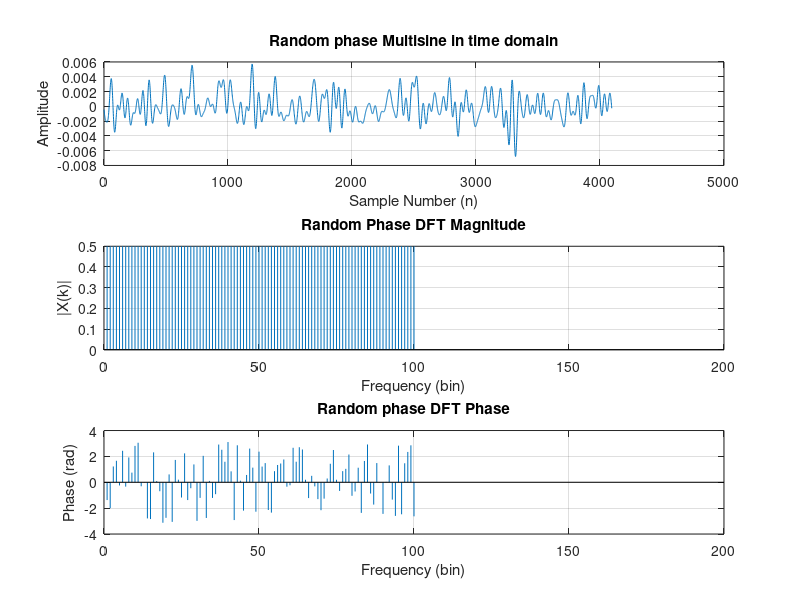
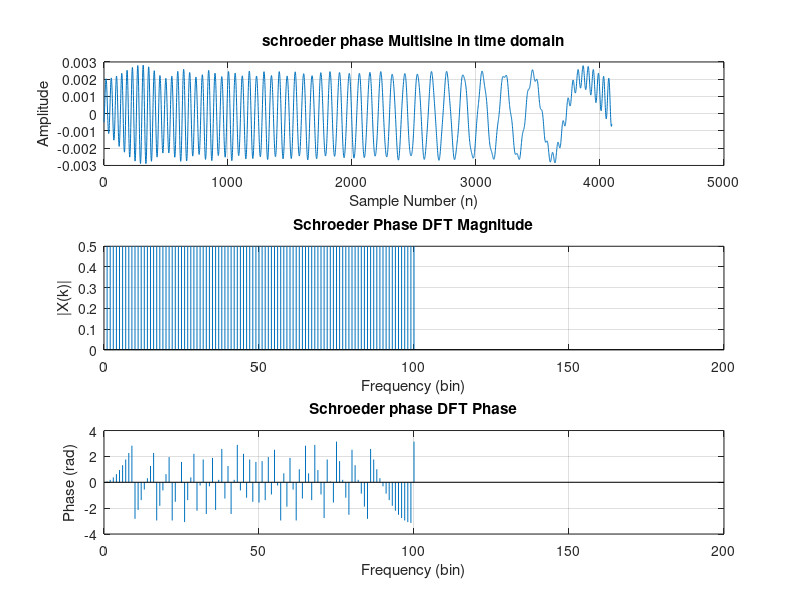
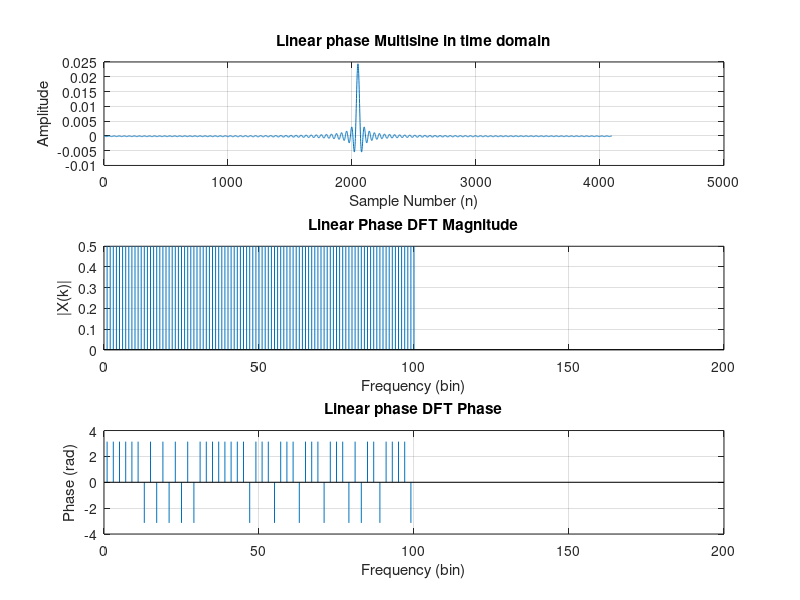
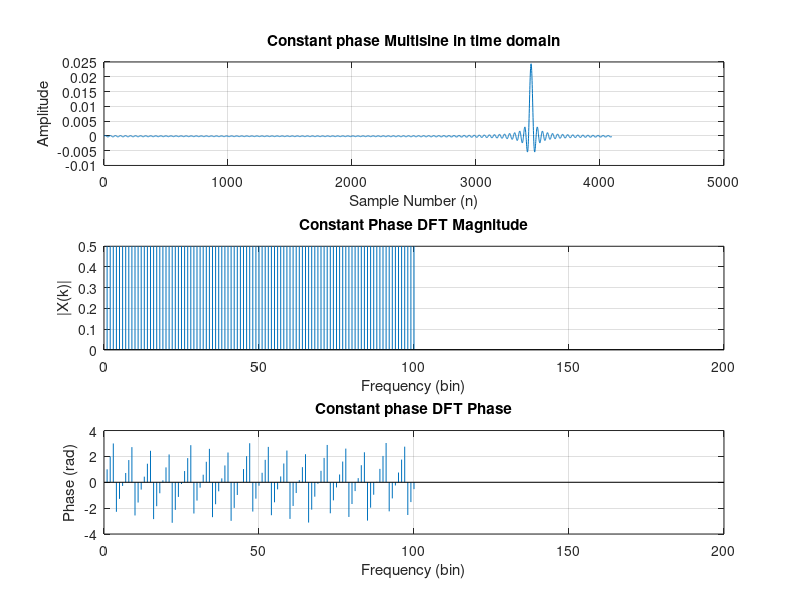

Here is the MATLAB script that generated these plots, in order:
clc; close all;
% Parameters
N = 4096;
K = 100;                 % Number of excited bins (1 to 30)
X1 = zeros(1, N);        % Initialize frequency vector
st = 200;
%% constant phase
% Frequency Domain Signal
for k = 1:K              
    rand_phi = rand * 2 * pi;
    val1 = (1 / 2) * exp(1i * rand_phi); 
    
    X1(k + 1) = val1;            
    X1(N - k + 1) = conj(val1);
end

x_rand = ifft(X1); %samples
amplitude1 = abs(X1);
phase1 = angle(X1);

% --- Crest Factor Computation ---
peak_val1 = max(abs(x_rand));          
rms_val1 = sqrt(mean(x_rand.^2));     
CF_rand = peak_val1 / rms_val1;     
fprintf('Crest Factor (Random Phase): %.4f\n', CF_rand);
figure;

% Time Domain (Sample Number)
subplot(3,1,1);
plot(0:N-1, x_rand);
title('Random phase Multisine in time domain');
xlabel('Sample Number (n)');
ylabel('Amplitude');
grid on;

% Frequency Domain Magnitude (Bin Number)
subplot(3,1,2);
stem(0:N-1, amplitude1, 'Marker', 'none');
title('Random Phase DFT Magnitude');
xlabel('Frequency (bin)');
ylabel('|X(k)|');
xlim([0 st]); 
grid on;

% Frequency Domain Phase (Bin Number)
subplot(3,1,3);
stem(0:N-1, phase1, 'Marker', 'none');
title('Random phase DFT Phase');
xlabel('Frequency (bin)');
ylabel('Phase (rad)');
xlim([0 st]);
grid on;

%% schroeder phase

% Frequency Domain Signal
X2 = zeros(1, N);
for k = 1:K             
    phi_schroeder = (k .* (k + 1) * pi) / K;
    val2 = (1 / 2) * exp(1i * phi_schroeder); 
    
    X2(k + 1) = val2;            
    X2(N - k + 1) = conj(val2);
end

x_schr = ifft(X2); %samples
amplitude2 = abs(X2);
phase2 = angle(X2);

% --- Crest Factor Computation ---
peak_val2 = max(abs(x_schr));          
rms_val2 = sqrt(mean(x_schr.^2));     
CF_schroeder = peak_val2 / rms_val2;     
fprintf('Crest Factor (Schroeder Phase): %.4f\n', CF_schroeder);

figure;

% Time Domain (Sample Number)
subplot(3,1,1);
plot(0:N-1, x_schr);
title('schroeder phase Multisine in time domain');
xlabel('Sample Number (n)');
ylabel('Amplitude');
grid on;

% Frequency Domain Magnitude (Bin Number)
subplot(3,1,2);
stem(0:N-1, amplitude2, 'Marker', 'none');
title('Schroeder Phase DFT Magnitude');
xlabel('Frequency (bin)');
ylabel('|X(k)|');
xlim([0 st]); 
grid on;

% Frequency Domain Phase (Bin Number)
subplot(3,1,3);
stem(0:N-1, phase2, 'Marker', 'none');
title('Schroeder phase DFT Phase');
xlabel('Frequency (bin)');
ylabel('Phase (rad)');
xlim([0 st]);
grid on;

%% linear phase

% Frequency Domain Signal
X3 = zeros(1, N);
for k = 1:K             
    phi_linear = k*pi;
    val3 = (1 / 2) * exp(1i * phi_linear); 
    
    X3(k + 1) = val3;            
    X3(N - k + 1) = conj(val3);
end

x_linear = ifft(X3); %samples
amplitude3 = abs(X3);
phase3 = angle(X3);

% --- Crest Factor Computation ---
peak_val3 = max(abs(x_linear));          
rms_val3 = sqrt(mean(x_linear.^2));     
CF_linear = peak_val3 / rms_val3;     
fprintf('Crest Factor (Linear Phase): %.4f\n', CF_linear);

figure;

% Time Domain (Sample Number)
subplot(3,1,1);
plot(0:N-1, x_linear);
title('Linear phase Multisine in time domain');
xlabel('Sample Number (n)');
ylabel('Amplitude');
grid on;

% Frequency Domain Magnitude (Bin Number)
subplot(3,1,2);
stem(0:N-1, amplitude3, 'Marker', 'none');
title('Linear Phase DFT Magnitude');
xlabel('Frequency (bin)');
ylabel('|X(k)|');
xlim([0 st]); 
grid on;

% Frequency Domain Phase (Bin Number)
subplot(3,1,3);
stem(0:N-1, phase3, 'Marker', 'none');
title('Linear phase DFT Phase');
xlabel('Frequency (bin)');
ylabel('Phase (rad)');
xlim([0 st]);
grid on;

%% constant phase

% Frequency Domain Signal
X4 = zeros(1, N);
for k = 1:K             
    phi_const = k;
    val4 = (1 / 2) * exp(1i * phi_const); 
    
    X4(k + 1) = val4;            
    X4(N - k + 1) = conj(val4);
end

x_const = ifft(X4); %samples
amplitude4 = abs(X4);
phase4 = angle(X4);

% --- Crest Factor Computation ---
peak_val4 = max(abs(x_const));          
rms_val4 = sqrt(mean(x_const.^2));     
CF_const = peak_val4 / rms_val4;     
fprintf('Crest Factor (Constant Phase): %.4f\n', CF_const);

figure;

% Time Domain (Sample Number)
subplot(3,1,1);
plot(0:N-1, x_const);
title('Constant phase Multisine in time domain');
xlabel('Sample Number (n)');
ylabel('Amplitude');
grid on;

% Frequency Domain Magnitude (Bin Number)
subplot(3,1,2);
stem(0:N-1, amplitude4, 'Marker', 'none');
title('Constant Phase DFT Magnitude');
xlabel('Frequency (bin)');
ylabel('|X(k)|');
xlim([0 st]); 
grid on;

% Frequency Domain Phase (Bin Number)
subplot(3,1,3);
stem(0:N-1, phase4, 'Marker', 'none');
title('Constant phase DFT Phase');
xlabel('Frequency (bin)');
ylabel('Phase (rad)');
xlim([0 st]);
grid on;
